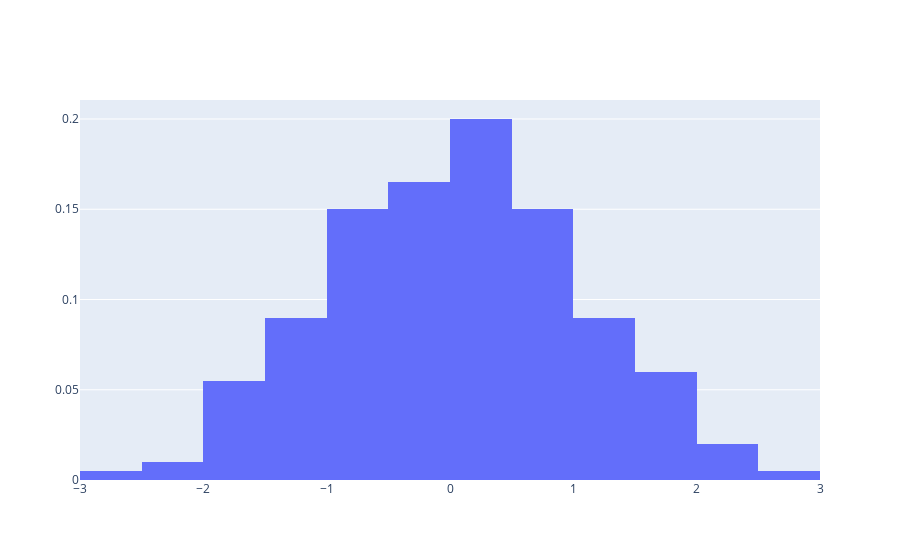

Source (notebook cell):
### Code cell
data = [hist]

offline.iplot(data)

### Figure 1 — Plotly figure (JSON) as saved in the notebook; plotly's stock layout.template omitted (floating-point values rounded to 4 significant figures; data arrays with more than 128 entries replaced by an {"elided": "..."} marker saying what was removed)
{"data": [{"histnorm": "probability", "type": "histogram", "x": {"elided": "200 float values"}}], "layout": {}}
